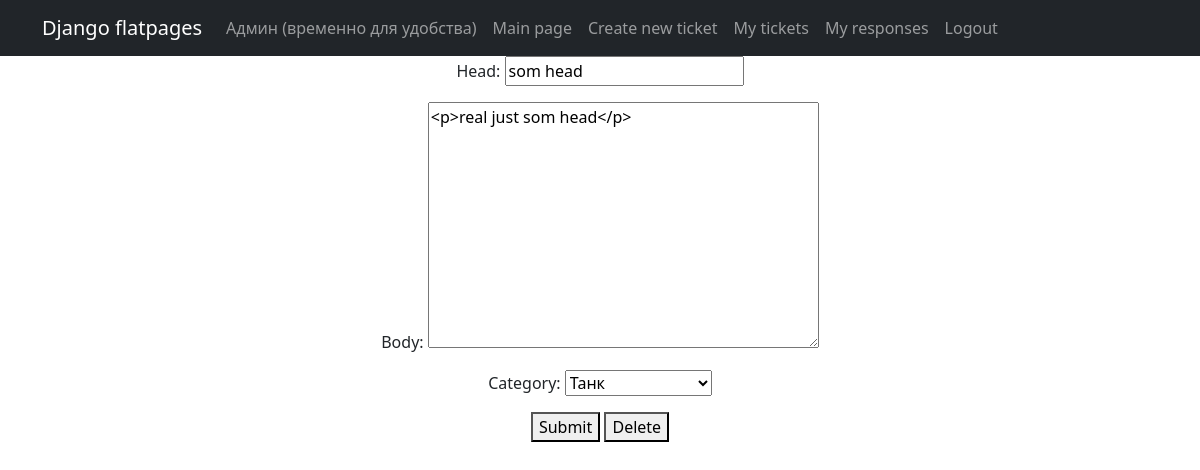
The app's page /ticket/4/edit/ (signed in), older data.
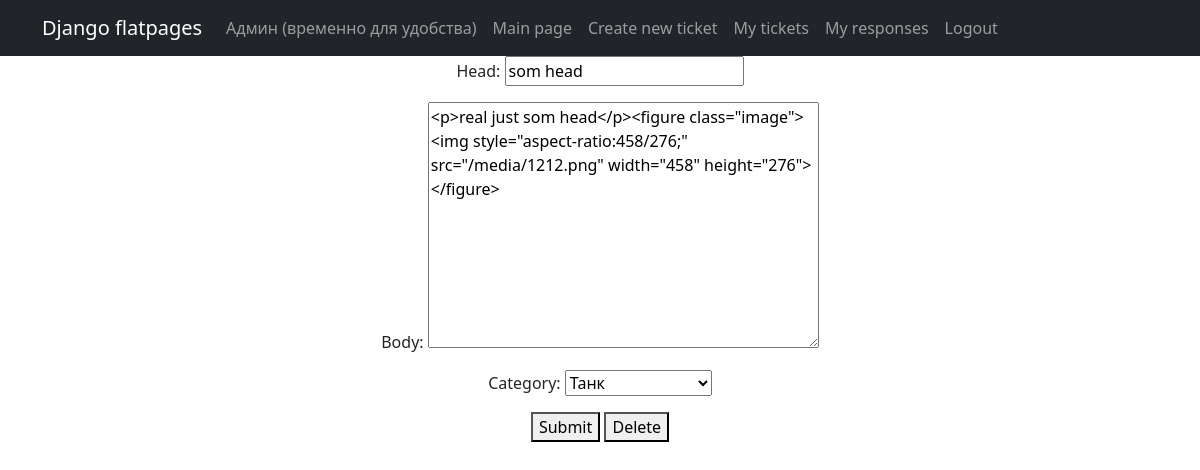
The same page, newer data.
### tickets/models.py (models this page shows, shortened)
class Ticket(models.Model):
    author = models.ForeignKey(User, on_delete=models.CASCADE)
    head = models.CharField(max_length=200)
    body = CKEditor5Field('Text', config_name='extends')
    category = models.CharField(choices=categories, max_length=25)
    pubdate = models.DateField(auto_now_add=True)

### tickets/views.py (the view)
# urls.py: path('ticket/<int:pk>/edit/', ticket_edit),
@login_required
def ticket_edit(request, pk):  # вьюшка для редактирования тикетов
    data = Ticket.objects.filter(pk=pk)
    if data:
        for dat in data:
            if dat.author == request.user:
                if request.method == 'POST':
                    if request.POST.get('submit'):
                        form = TicketForm(request.POST, request.FILES, instance=dat)
                        if form.is_valid():
                            form.save()
                            return HttpResponseRedirect('/my_tickets/')
                    if request.POST.get('delete'):
                        dat.delete()
                        return HttpResponseRedirect('/')
                else:
                    form = TicketForm(instance=dat)
                    context = {'data': data, 'form': form, }
                    return render(request, 'ticket_edit.html', context)
            else:
                return HttpResponseForbidden()
    else:
        raise Http404

### tickets/forms.py
class TicketForm(forms.ModelForm):
    class Meta:
        model = Ticket
        exclude = ('author', )

### templates/ticket_edit.html (shortened to what this page needs)
{% extends 'flatpages/default.html' %}
    {% block content %}
        <form method="post">
            {{ form.as_p }}
            <button class="btn-primary" type="submit" name="submit" value="Submit">Submit</button>
            <button class="btn-primary" type="submit" name="delete" value="Delete">Delete</button>
        </form>
    {% endblock content %}

Row changes from the older to the newer data that the page shows:
changed Ticket "som head": body "<p>real just som head</p>" → "<p>real just som head</p><figure class=\"image\"><img style=\"aspect-ratio:458/276;\" src=\"/media/1212.png\" width=\"458\" height=\"276\"></figure>"
